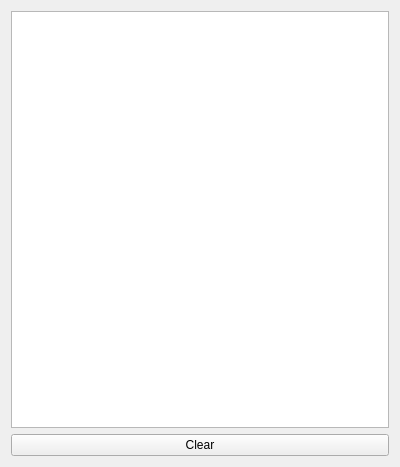
<?xml version="1.0" encoding="UTF-8"?>
<ui version="4.0">
 <class>LogsForm</class>
 <widget class="QWidget" name="LogsForm">
  <property name="geometry">
   <rect>
    <x>0</x>
    <y>0</y>
    <width>400</width>
    <height>467</height>
   </rect>
  </property>
  <property name="windowTitle">
   <string>Form</string>
  </property>
  <layout class="QGridLayout" name="gridLayout">
   <item row="0" column="0">
    <widget class="QTextEdit" name="textEditLogs"/>
   </item>
   <item row="1" column="0">
    <widget class="QPushButton" name="buttonClear">
     <property name="text">
      <string>Clear</string>
     </property>
    </widget>
   </item>
  </layout>
 </widget>
 <resources/>
 <connections/>
</ui>
